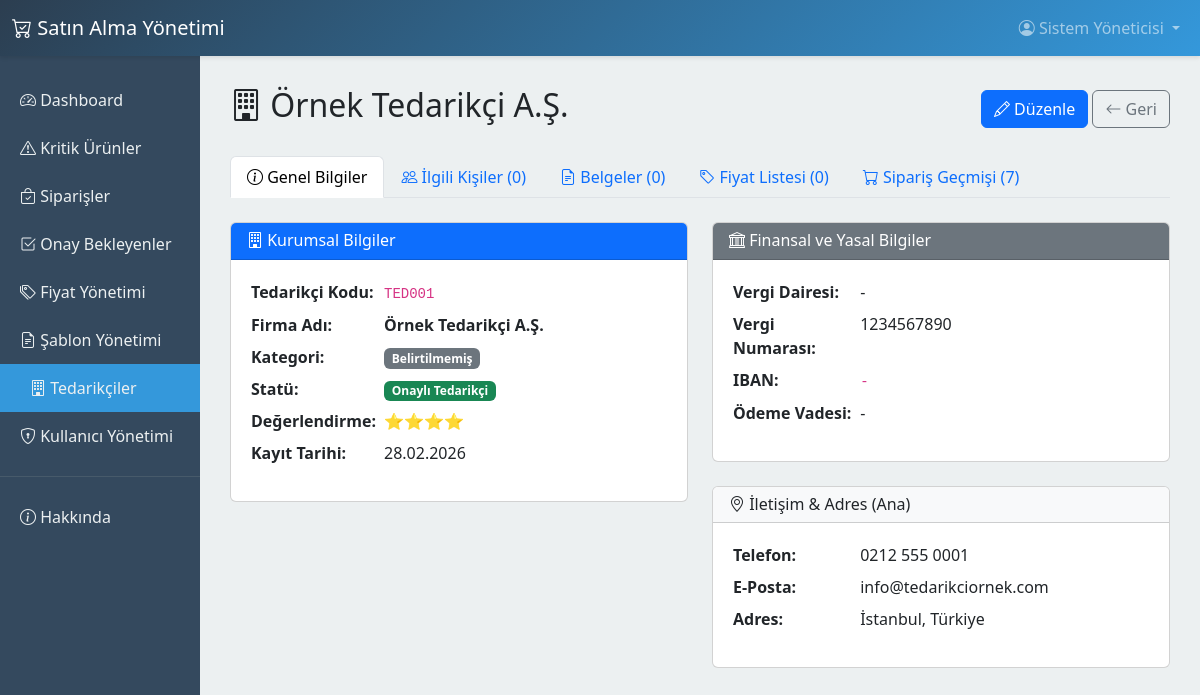
Page /suppliers/2 (signed in) on the committed database.
### app/models.py (models this page shows, shortened)
class User(UserMixin, db.Model):
    __tablename__ = 'users'
    id = db.Column(db.Integer, primary_key=True)
    name = db.Column(db.String(120), nullable=False)
    username = db.Column(db.String(80), unique=True, nullable=False)
    email = db.Column(db.String(120), unique=True)
    password_hash = db.Column(db.String(256), nullable=False)
    role = db.Column(db.String(20), default='purchasing')  # purchasing, manager, admin
    is_active = db.Column(db.Boolean, default=True)
    created_at = db.Column(db.DateTime, default=datetime.utcnow)

class Supplier(db.Model):
    __tablename__ = 'suppliers'
    id = db.Column(db.Integer, primary_key=True)
    code = db.Column(db.String(50), unique=True, nullable=False)
    name = db.Column(db.String(200), nullable=False)
    contact_person = db.Column(db.String(120))
    phone = db.Column(db.String(50))
    email = db.Column(db.String(120))
    address = db.Column(db.Text)
    tax_number = db.Column(db.String(50))
    notes = db.Column(db.Text)
    rating = db.Column(db.Integer, default=0)  # 0-5 yıldız
    is_active = db.Column(db.Boolean, default=True)
    created_at = db.Column(db.DateTime, default=datetime.utcnow)
    tax_office = db.Column(db.String(100))
    iban = db.Column(db.String(50))
    payment_terms = db.Column(db.String(100))
    supplier_category = db.Column(db.String(50))
    status = db.Column(db.String(20), default='approved') # pending, approved, blacklisted
    purchase_orders = db.relationship('PurchaseOrder', backref='supplier', lazy='dynamic')
    contacts = db.relationship('SupplierContact', backref='supplier', lazy='dynamic', cascade='all, delete-orphan')
    documents = db.relationship('SupplierDocument', backref='supplier', lazy='dynamic', cascade='all, delete-orphan')

### app/routes/suppliers.py (the view)
@suppliers_bp.route('/<int:id>')
@login_required
def view(id):
    supplier = Supplier.query.get_or_404(id)
    orders = PurchaseOrder.query.filter_by(supplier_id=id).order_by(PurchaseOrder.created_at.desc()).all()
    price_list = SupplierProduct.query.filter_by(
        supplier_id=id,
        is_active=True
    ).order_by(SupplierProduct.product_code).all()
    return render_template('suppliers/view.html',
                         supplier=supplier,
                         orders=orders,
                         price_list=price_list)

### app/models.py (called while the page is built)
@login_manager.user_loader
def load_user(id):
    return User.query.get(int(id))

### app/templates/suppliers/view.html (shortened to what this page needs)
{% extends "base.html" %}
{% block content %}
<div class="d-flex justify-content-between align-items-center mb-4">
    <h2><i class="bi bi-building"></i> {{ supplier.name }}</h2>
    <div>
        <a href="{{ url_for('suppliers.edit', id=supplier.id) }}" class="btn btn-primary">
            <i class="bi bi-pencil"></i> Düzenle
        </a>
        <a href="{{ url_for('suppliers.index') }}" class="btn btn-outline-secondary">
            <i class="bi bi-arrow-left"></i> Geri
        </a>
    </div>
</div>
<ul class="nav nav-tabs mb-4" id="supplierTabs" role="tablist">
    <li class="nav-item" role="presentation">
        <button class="nav-link active" id="general-tab" data-bs-toggle="tab" data-bs-target="#general" type="button"
            role="tab" aria-controls="general" aria-selected="true">
            <i class="bi bi-info-circle"></i> Genel Bilgiler
        </button>
    </li>
    <li class="nav-item" role="presentation">
        <button class="nav-link" id="contacts-tab" data-bs-toggle="tab" data-bs-target="#contacts" type="button"
            role="tab" aria-controls="contacts" aria-selected="false">
            <i class="bi bi-people"></i> İlgili Kişiler ({{ supplier.contacts.count() }})
        </button>
    </li>
    <li class="nav-item" role="presentation">
        <button class="nav-link" id="documents-tab" data-bs-toggle="tab" data-bs-target="#documents" type="button"
            role="tab" aria-controls="documents" aria-selected="false">
            <i class="bi bi-file-earmark-text"></i> Belgeler ({{ supplier.documents.count() }})
        </button>
    </li>
    <li class="nav-item" role="presentation">
        <button class="nav-link" id="prices-tab" data-bs-toggle="tab" data-bs-target="#prices" type="button" role="tab"
            aria-controls="prices" aria-selected="false">
            <i class="bi bi-tag"></i> Fiyat Listesi ({{ price_list|length }})
        </button>
    </li>
    <li class="nav-item" role="presentation">
        <button class="nav-link" id="orders-tab" data-bs-toggle="tab" data-bs-target="#orders" type="button" role="tab"
            aria-controls="orders" aria-selected="false">
            <i class="bi bi-cart"></i> Sipariş Geçmişi ({{ orders|length }})
        </button>
    </li>
</ul>
<div class="tab-content" id="supplierTabsContent">
    <div class="tab-pane fade show active" id="general" role="tabpanel" aria-labelledby="general-tab">
        <div class="row">
            <div class="col-md-6">
                <div class="card mb-4">
                    <div class="card-header bg-primary text-white">
                        <h6 class="mb-0"><i class="bi bi-building"></i> Kurumsal Bilgiler</h6>
                    </div>
                    <div class="card-body">
                        <table class="table table-borderless table-sm">
                            <tr>
                                <th width="30%">Tedarikçi Kodu:</th>
                                <td><code>{{ supplier.code }}</code></td>
                            </tr>
                            <tr>
                                <th>Firma Adı:</th>
                                <td><strong>{{ supplier.name }}</strong></td>
                            </tr>
                            <tr>
                                <th>Kategori:</th>
                                <td><span class="badge bg-secondary">{{ supplier.supplier_category or 'Belirtilmemiş'
                                        }}</span></td>
                            </tr>
                            <tr>
                                <th>Statü:</th>
                                <td>
                                    {% if supplier.status == 'pending' %} <span class="badge bg-warning">Onay
                                        Bekliyor</span>
                                    {% elif supplier.status == 'approved' %} <span class="badge bg-success">Onaylı
                                        Tedarikçi</span>
                                    {% elif supplier.status == 'blacklisted' %} <span class="badge bg-danger">Kara
                                        Liste</span>
                                    {% else %} <span class="badge bg-secondary">Bilinmiyor</span> {% endif %}
                                </td>
                            </tr>
                            <tr>
                                <th>Değerlendirme:</th>
                                <td>
                                    {% if supplier.rating > 0 %}
                                    {% for i in range(supplier.rating) %}⭐{% endfor %}
                                    {% else %}
                                    <span class="text-muted">Değerlendirilmedi</span>
                                    {% endif %}
                                </td>
                            </tr>
                            <tr>
                                <th>Kayıt Tarihi:</th>
                                <td>{{ supplier.created_at.strftime('%d.%m.%Y') }}</td>
                            </tr>
                        </table>
                    </div>
                </div>
            </div>
            <div class="col-md-6">
                <div class="card mb-4">
                    <div class="card-header bg-secondary text-white">
                        <h6 class="mb-0"><i class="bi bi-bank"></i> Finansal ve Yasal Bilgiler</h6>
                    </div>
                    <div class="card-body">
                        <table class="table table-borderless table-sm">
                            <tr>
                                <th width="30%">Vergi Dairesi:</th>
                                <td>{{ supplier.tax_office or '-' }}</td>
                            </tr>
                            <tr>
                                <th>Vergi Numarası:</th>
                                <td>{{ supplier.tax_number or '-' }}</td>
                            </tr>
                            <tr>
                                <th>IBAN:</th>
                                <td><code>{{ supplier.iban or '-' }}</code></td>
                            </tr>
                            <tr>
                                <th>Ödeme Vadesi:</th>
                                <td>{{ supplier.payment_terms or '-' }}</td>
                            </tr>
                        </table>
                    </div>
                </div>
                <div class="card mb-4">
                    <div class="card-header bg-light">
                        <h6 class="mb-0"><i class="bi bi-geo-alt"></i> İletişim & Adres (Ana)</h6>
                    </div>
                    <div class="card-body">
                        <table class="table table-borderless table-sm">
                            <tr>
                                <th width="30%">Telefon:</th>
                                <td>{{ supplier.phone or '-' }}</td>
                            </tr>
                            <tr>
                                <th>E-Posta:</th>
                                <td>{{ supplier.email or '-' }}</td>
                            </tr>
                            <tr>
                                <th>Adres:</th>
                                <td>{{ supplier.address or '-' }}</td>
                            </tr>
                        </table>
                    </div>
                </div>
            </div>
        </div>
    </div>
                {% set contacts = supplier.contacts.all() %}
                {% set documents = supplier.documents.all() %}
</div>
{% endblock %}

### app/templates/base.html (shortened to what this page needs)
<!DOCTYPE html>
<html lang="tr">
<head>
    <link href="https://cdn.jsdelivr.net/npm/bootstrap@5.3.0/dist/css/bootstrap.min.css" rel="stylesheet">
    <link rel="stylesheet" href="https://cdn.jsdelivr.net/npm/bootstrap-icons@1.11.0/font/bootstrap-icons.css">
</head>
<body>
    <nav class="navbar navbar-expand-lg navbar-dark">
        <div class="container-fluid">
            <a class="navbar-brand" href="{{ url_for('main.dashboard') }}">
                <i class="bi bi-cart-check"></i> Satın Alma Yönetimi
            </a>
            <div class="collapse navbar-collapse" id="navbarNav">
                {% if current_user.is_authenticated %}
                <ul class="navbar-nav ms-auto">
                    <li class="nav-item dropdown">
                        <a class="nav-link dropdown-toggle" href="#" id="userDropdown" role="button"
                            data-bs-toggle="dropdown" aria-expanded="false">
                            <i class="bi bi-person-circle"></i> {{ current_user.name }}
                        </a>
                    </li>
                </ul>
                {% endif %}
            </div>
        </div>
    </nav>
    <div class="container-fluid">
        <div class="row">
            {% if current_user.is_authenticated %}
            <div class="col-md-2 sidebar">
                <a href="{{ url_for('main.dashboard') }}"
                    class="{% if request.endpoint == 'main.dashboard' %}active{% endif %}">
                    <i class="bi bi-speedometer2"></i> Dashboard
                </a>
                <a href="{{ url_for('purchasing.index') }}"
                    class="{% if request.endpoint == 'purchasing.index' or request.endpoint == 'purchasing.product_detail' %}active{% endif %}">
                    <i class="bi bi-exclamation-triangle"></i> Kritik Ürünler
                </a>
                <a href="{{ url_for('purchasing.orders') }}"
                    class="{% if request.endpoint == 'purchasing.orders' %}active{% endif %}">
                    <i class="bi bi-bag-check"></i> Siparişler
                </a>
                {% if current_user.role in ['admin', 'manager'] %}
                <a href="{{ url_for('purchasing.approvals') }}"
                    class="{% if request.endpoint == 'purchasing.approvals' %}active{% endif %}">
                    <i class="bi bi-check2-square"></i> Onay Bekleyenler
                </a>
                <a href="{{ url_for('purchasing.manage_prices') }}"
                    class="{% if request.endpoint == 'purchasing.manage_prices' %}active{% endif %}">
                    <i class="bi bi-tags"></i> Fiyat Yönetimi
                </a>
                <a href="{{ url_for('templates_bp.list_templates') }}"
                    class="{% if request.endpoint and request.endpoint.startswith('templates_bp') %}active{% endif %}">
                    <i class="bi bi-file-earmark-text"></i> Şablon Yönetimi
                </a>
                {% endif %}
                <a href="{{ url_for('suppliers.index') }}"
                    class="{% if request.endpoint and request.endpoint.startswith('suppliers') %}active{% endif %}">
                    <i class="bi bi-building"></i> Tedarikçiler
                </a>
                {% if current_user.role == 'admin' %}
                <a href="{{ url_for('admin_bp.manage_users') }}"
                    class="{% if request.endpoint and request.endpoint.startswith('admin') %}active{% endif %}">
                    <i class="bi bi-shield-lock"></i> Kullanıcı Yönetimi
                </a>
                {% endif %}
                <hr style="border-color: #7f8c8d;">
                <a href="{{ url_for('main.about') }}">
                    <i class="bi bi-info-circle"></i> Hakkında
                </a>
            </div>
            <div class="col-md-10 content-wrapper">
                {% else %}
                <div class="col-12 content-wrapper">
                    {% endif %}
                    {% block content %}{% endblock %}
                </div>
            </div>
        </div>
</body>
</html>

### app/templates/base.html (style rules this page uses)
:root { --primary-color: #2c3e50; --secondary-color: #3498db; --success-color: #27ae60; --warning-color: #f39c12; --danger-color: #e74c3c; }
body { font-family: 'Segoe UI', Tahoma, Geneva, Verdana, sans-serif; background-color: #ecf0f1; }
.navbar { background: linear-gradient(135deg, var(--primary-color), var(--secondary-color)); box-shadow: 0 2px 4px rgba(0, 0, 0, 0.1); }
.sidebar { min-height: calc(100vh - 56px); background-color: #34495e; padding: 20px 0; }
.sidebar a { color: #ecf0f1; padding: 12px 20px; display: block; text-decoration: none; transition: all 0.3s; }
.sidebar a:hover, .sidebar a.active { background-color: var(--secondary-color); padding-left: 30px; }
.content-wrapper { padding: 30px; }

### rows in the picture
User: name "Sistem Yöneticisi"
Supplier: name "Örnek Tedarikçi A.Ş.", code "TED001", supplier_category "Belirtilmemiş", created_at "28.02.2026", tax_office "-", tax_number "1234567890", iban "-", payment_terms "-", phone "0212 555 0001", email "info@tedarikciornek.com", address "İstanbul, Türkiye"

### other values in the picture
{{ supplier.contacts.count() }} "0"
{{ supplier.documents.count() }} "0"
{{ price_list|length }} "0"
{{ orders|length }} "7"
